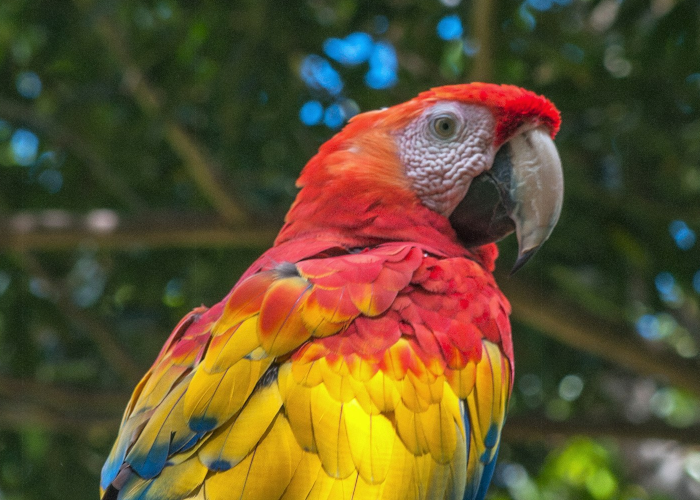
#> input picture cs3/image/kernel/bird.png, 700 x 500 px
$ python solved.py
#> lines starting #> are read from the running program, lines starting #| are printed output that depends on the picture
from PIL import Image

# Load input image
im = Image.open("bird.png")
#> im is the input picture: PIL image 700x500 RGB; mean R, G, B 96.4, 80.7, 46.3

# Make blank output image with same dimension as the original
output = Image.new(im.mode, im.size)
#> output: PIL image 700x500 RGB; every value is 0


def processKernel(im, kernel, outputName):
#> called with outputName = 'sharpen.png'
    for y in range(1, im.height - 1):
        for x in range(1, im.width - 1):
            newR = 0
            newG = 0
            newB = 0

            for ky in [-1, 0, 1]:
                for kx in [-1, 0, 1]:
                    factor = kernel[ky][kx]
                    (r, g, b) = im.getpixel((x + kx, y + ky))

                    newR += r * factor
                    newG += g * factor
                    newB += b * factor

            output.putpixel((x, y), (round(newR), round(newG), round(newB)))
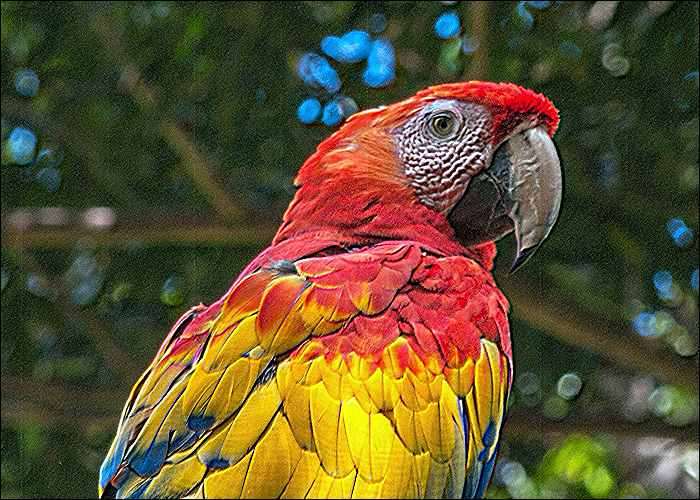
#> output: PIL image 700x500 RGB; mean R, G, B 95.5, 80.9, 47.3

    output.save(outputName)


sharpen = [
    [0, -1, 0],
    [-1, 5, -1],
    [0, -1, 0],
]

processKernel(im, sharpen, "sharpen.png")

edge = [
    [0, -1, 0],
    [-1, 4, -1],
    [0, -1, 0],
]

processKernel(im, edge, "edge.png")
#> call 2 of processKernel, with outputName = 'edge.png'
#> after the loop in processKernel (call 2), `for y in range(1, im.height - 1):`:
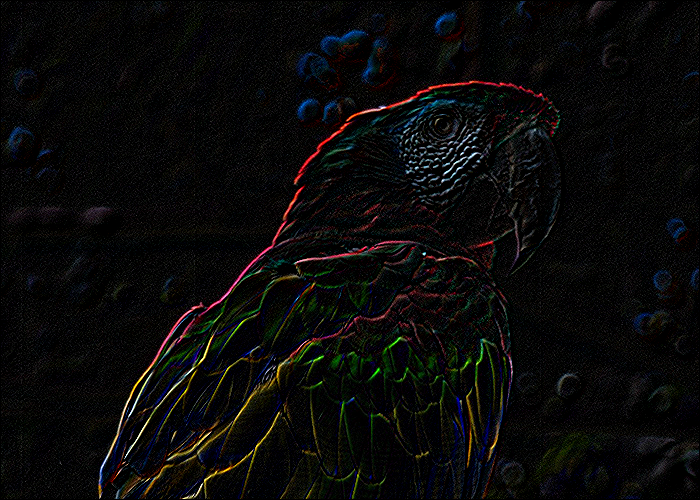
#> output: PIL image 700x500 RGB; mean R, G, B 10.1, 9.6, 9.2

blur = [
    [1 / 9, 1 / 9, 1 / 9],
    [1 / 9, 1 / 9, 1 / 9],
    [1 / 9, 1 / 9, 1 / 9],
]

processKernel(im, blur, "blur.png")
